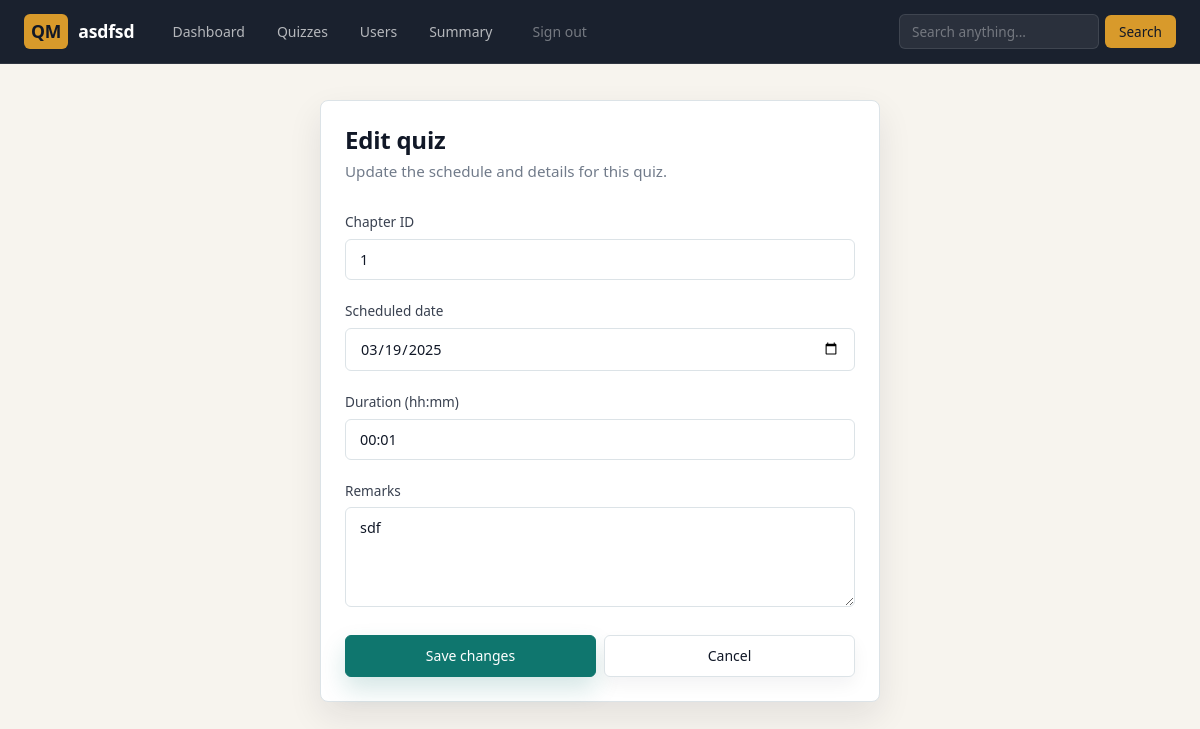
/edit_quiz/1/asdfsd (signed in), run on the app's committed database.
### models/models.py (models this page shows)
class Quiz(db.Model):
    __tablename__ = 'quiz'
    id = db.Column(db.Integer, primary_key=True)
    chapter_id = db.Column(db.Integer, db.ForeignKey('chapter.id'), nullable=False)
    date_of_quiz = db.Column(db.Date)
    time_duration = db.Column(db.String)
    remarks = db.Column(db.Text)
    questions = db.relationship('Question', backref='quiz', lazy=True)

### controllers/controllers.py (the view, shortened to what this page needs)
@app.route("/edit_quiz/<quiz_id>/<name>", methods=["GET", "POST"])
@login_required
def edit_quiz(quiz_id, name):
    quiz = Quiz.query.filter_by(id=quiz_id).first()
    return render_template("edit_quiz.html", name=name, quiz=quiz, quiz_id=quiz.id,chapter_id=quiz.chapter_id)

### controllers/controllers.py (called while the page is built)
def login_required(f):
    @wraps(f)
    def decorated_function(*args, **kwargs):
        if "user_id" not in session:
            return redirect(url_for("login"))
        return f(*args, **kwargs)
    return decorated_function

### templates/edit_quiz.html (shortened to what this page needs)
<!DOCTYPE html>
<html lang="en">
<head>
    <link rel="stylesheet" href="/static/css/main.css">
</head>
<body>
    {%include 'admin_nav.html'%}
    <div class="qm-page">
        <div class="qm-card qm-card--lifted" style="max-width:560px;margin:0 auto">
            <div class="qm-card__body">
                <div class="qm-form">
                    <h2>Edit quiz</h2>
                    <p class="qm-form__subtitle">Update the schedule and details for this quiz.</p>
                    <form action="#" method="POST">
                        <div class="qm-field">
                            <label for="id">Chapter ID</label>
                            <input type="text" id="name" name="id" value="{{chapter_id}}" required>
                        </div>
                        <div class="qm-field">
                            <label for="date">Scheduled date</label>
                            <input type="date" id="date" name="date" value="{{quiz.date_of_quiz}}" required>
                        </div>
                        <div class="qm-field">
                            <label for="duration">Duration (hh:mm)</label>
                            <input type="text" id="duration" name="duration" value="{{quiz.time_duration}}" required>
                        </div>
                        <div class="qm-field">
                            <label for="remarks">Remarks</label>
                            <textarea id="remarks" name="remarks">{{quiz.remarks}}</textarea>
                        </div>
                        <div class="qm-flex qm-flex--gap-sm">
                            <button type="submit" class="qm-btn qm-btn--primary" style="flex:1">Save changes</button>
                            <a href="/admin/quiz_management/{{name}}" class="qm-btn qm-btn--secondary" style="flex:1">Cancel</a>
                        </div>
                    </form>
                </div>
            </div>
        </div>
    </div>
</body>
</html>

### static/css/main.css (style rules this page uses)
:root { --bg: #F3F0EB; --bg-warm: #EDE8E1; --surface: #FFFFFF; --surface-alt: #F8F6F2; --ink: #1C1E22; --ink-soft: #4A4D54; --ink-muted: #8B8F97; --border: #DDD9D2; --border-light:#ECEAE5; --sage: #4A7C6F; --sage-light: #E8F2EE; --sage-dark: #3A6359; --copper: #C07A4A; --copper-light:#F5EDE5; --copper-dark: #9E6238; --danger: #B94A48; --danger-light:#F8ECEB; --radius-sm: 6px; --radius-md: 10px; --radius-lg: 16px; --shadow-sm: 0 1px 3px rgba(28,30,34,.06); --shadow-md: 0 4px 16px rgba(28,30,34,.08); --shadow-lg: 0 8px 32px rgba(28,30,34,.10); --font-display:'Outfit', sans-serif; --font-body: 'DM Sans', sans-serif; --page-max: 1200px; --nav-h: 64px; }
*, *::before, *::after { box-sizing: border-box; margin: 0; padding: 0; }
html { font-size: 16px; -webkit-font-smoothing: antialiased; -moz-osx-font-smoothing: grayscale; }
body { font-family: var(--font-body); background: var(--bg); color: var(--ink); line-height: 1.6; min-height: 100vh; }
a { color: var(--sage); text-decoration: none; }
h1, h2, h3, h4, h5, h6 { font-family: var(--font-display); font-weight: 600; line-height: 1.25; color: var(--ink); }
h2 { font-size: 1.5rem; letter-spacing: -0.01em; }
.qm-page { max-width: var(--page-max); margin: 0 auto; padding: 32px 24px 64px; }
.qm-btn { display: inline-flex; align-items: center; justify-content: center; gap: 6px; padding: 10px 20px; border-radius: var(--radius-sm); font-family: var(--font-body); font-size: .875rem; font-weight: 500; border: 1px solid transparent; cursor: pointer; transition: background .15s, border-color .15s, color .15s; text-decoration: none; line-height: 1.4; }
.qm-btn--primary { background: var(--sage); color: #fff; border-color: var(--sage); }
.qm-btn--secondary { background: var(--surface); color: var(--ink); border-color: var(--border); }
.qm-card { background: var(--surface); border: 1px solid var(--border); border-radius: var(--radius-md); box-shadow: var(--shadow-sm); }
.qm-card--lifted { box-shadow: var(--shadow-md); }
.qm-card__body { padding: 24px; }
.qm-form { max-width: 560px; margin: 0 auto; }
.qm-form h2 { margin-bottom: 4px; }
.qm-form .qm-form__subtitle { color: var(--ink-muted); margin-bottom: 28px; font-size: .95rem; }
.qm-field { margin-bottom: 20px; }
.qm-field label { display: block; font-size: .85rem; font-weight: 500; color: var(--ink-soft); margin-bottom: 6px; }
.qm-field input[type="text"], .qm-field input[type="email"], .qm-field input[type="password"], .qm-field input[type="date"], .qm-field textarea, .qm-field select { width: 100%; padding: 10px 14px; border: 1px solid var(--border); border-radius: var(--radius-sm); font-family: var(--font-body); font-size: .9rem; color: var(--ink); background: var(--surface); transition: border-color .15s; }
.qm-field textarea { min-height: 100px; resize: vertical; }
.qm-flex { display: flex; }
.qm-flex--gap-sm { gap: 8px; }
:root { --bg: #F7F4EE; --bg-warm: #ECE6DA; --surface: #FFFFFF; --surface-alt: #F2F6F7; --ink: #111827; --ink-soft: #394150; --ink-muted: #717B8A; --border: #DCE3E7; --border-light: #ECF0F2; --sage: #0F766E; --sage-light: #DFF3EF; --sage-dark: #0A5D57; --copper: #D89A2B; --copper-light: #FBF1D7; --copper-dark: #A76E12; --radius-md: 8px; --radius-lg: 14px; --shadow-sm: 0 1px 2px rgba(17,24,39,.05); --shadow-md: 0 14px 34px rgba(17,24,39,.09); --shadow-lg: 0 28px 60px rgba(17,24,39,.16); --font-display: 'Manrope', system-ui, -apple-system, BlinkMacSystemFont, "Segoe UI", sans-serif; --font-body: 'Manrope', system-ui, -apple-system, BlinkMacSystemFont, "Segoe UI", sans-serif; }
body { background: var(--bg); }
.qm-page { padding: 36px 24px 72px; }
.qm-btn { transition: transform .15s, background .15s, border-color .15s, color .15s, box-shadow .15s; }
.qm-btn--primary { background: var(--sage); border-color: var(--sage); box-shadow: 0 12px 24px rgba(15,118,110,.18); }
.qm-btn--secondary { box-shadow: 0 8px 18px rgba(17,24,39,.05); }

### data on the page
Quiz: date "03/19/2025", duration "00:01", remarks "sdf"

### other printed values
{{ name }} "asdfsd"
